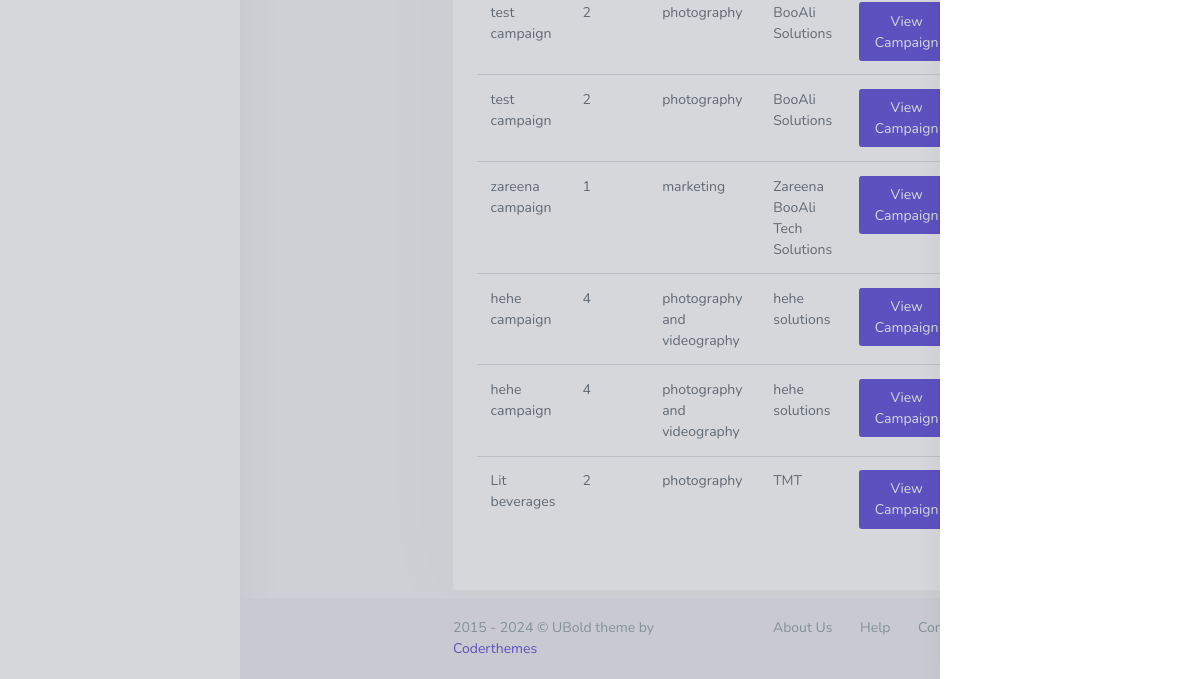
The app's page /ai/campaigns/ (lower part), older data.
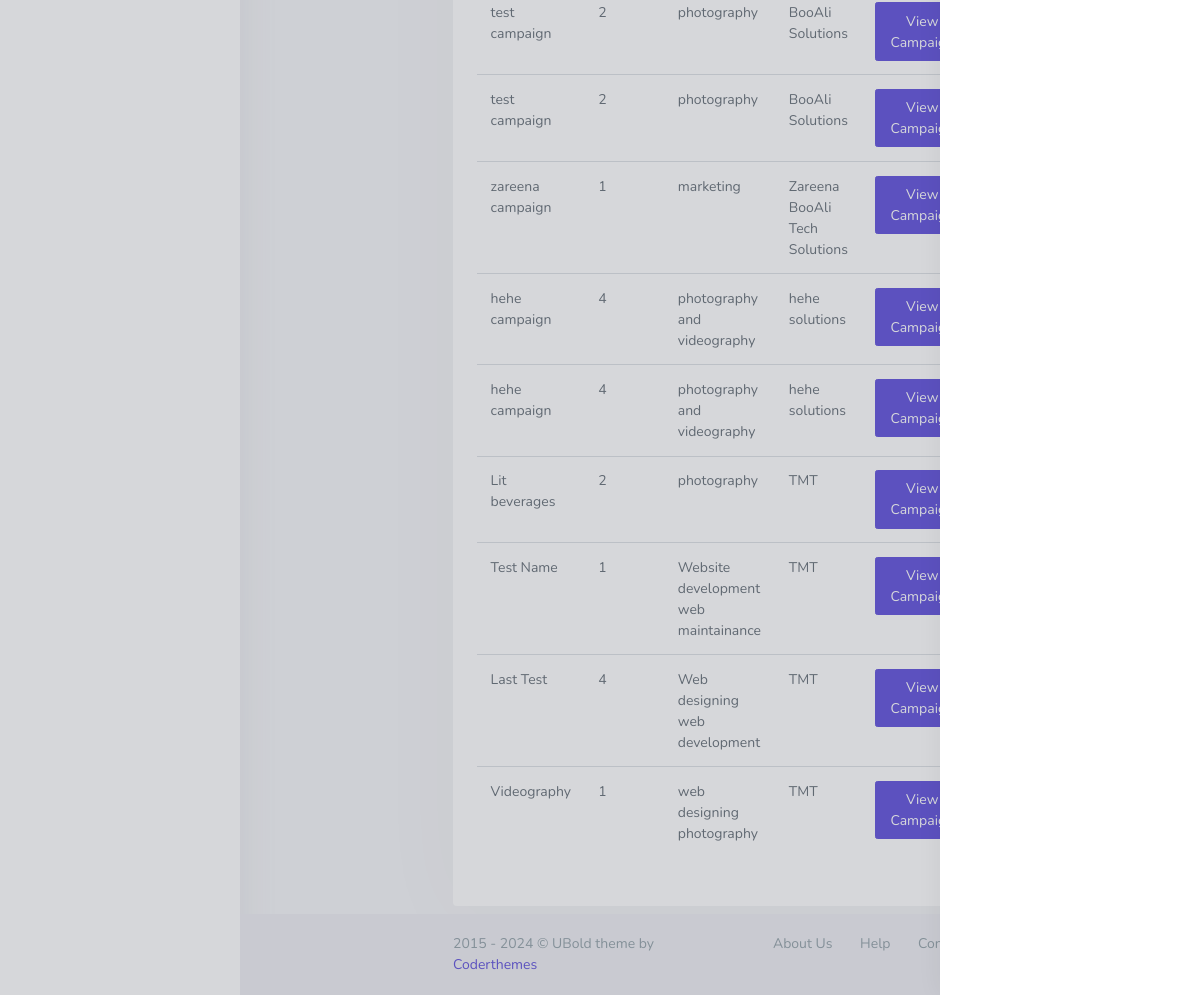
The same page, newer data.
### ai_optimization/models.py (models this page shows, shortened)
class Campaign(models.Model):
    name = models.CharField(max_length=255)
    no_of_target_leads = models.PositiveBigIntegerField()
    products = models.TextField()
    my_brand = models.CharField(max_length=255)

### ai_optimization/views.py (the view)
# urls.py: path('campaigns/', campaign_list, name='campaign_list'),
def campaign_list(request):
    campaigns = Campaign.objects.all()
    return render(request, 'dashboard/campaign_list.html', {'campaigns': campaigns})

### authentication/templates/dashboard/campaign_list.html (shortened to what this page needs)
{% extends 'registration/base.html' %}
{% load static %}
{% block content %}
            <div class="content-page">
                <div class="content">
                    <div class="container-fluid">
                        <div class="row">
                            <div class="col-12">
                                <div class="card">
                                    <div class="card-body">
                                        <table id="basic-datatable" class="table dt-responsive nowrap w-100">
        <tbody>
            {% for campaign in campaigns %}
            <tr>
                <td>{{ campaign.name }}</td>
                <td>{{ campaign.no_of_target_leads }}</td>
                <td>{{ campaign.products }}</td>
                <td>{{ campaign.my_brand }}</td>
                                                    <td><a href="{% url 'campaign_detail' campaign.id %}" class="btn btn-primary waves-effect waves-light">View Campaign</a></td>
            </tr>
            {% endfor %}
        </tbody>
    </table>
                                    </div>
                                </div>
                            </div>
                        </div>
                    </div>
                </div>
        </div>
</body>
</html>
{% endblock %}

### authentication/templates/registration/base.html (shortened to what this page needs)
<!DOCTYPE html>
{% load static %}
<html lang="en">
<head>
        {% block css %}
        <link href="{% static 'authentication/assets/libs/flatpickr/flatpickr.min.css' %}" rel="stylesheet" type="text/css" />
        <link href="{% static 'authentication/assets/libs/selectize/css/selectize.bootstrap3.css' %}" rel="stylesheet" type="text/css" />
        <link href="{% static 'authentication/assets/css/bootstrap.min.css' %}" rel="stylesheet" type="text/css" id="bs-default-stylesheet" />
        <link href="{% static 'authentication/assets/css/app.min.css' %}" rel="stylesheet" type="text/css" id="app-default-stylesheet" />
        <link href="{% static 'authentication/assets/css/bootstrap-dark.min.css' %}" rel="stylesheet" type="text/css" id="bs-dark-stylesheet" />
        <link href="{% static 'authentication/assets/css/app-dark.min.css' %}" rel="stylesheet" type="text/css" id="app-dark-stylesheet" />
        <link href="{% static 'authentication/assets/libs/datatables.net-bs4/css/dataTables.bootstrap4.min.css" rel="stylesheet" type="text/css' %}" />
        <link href="{% static 'authentication/assets/libs/datatables.net-responsive-bs4/css/responsive.bootstrap4.min.css" rel="stylesheet" type="text/css' %}" />
        <link href="{% static 'authentication/assets/libs/datatables.net-buttons-bs4/css/buttons.bootstrap4.min.css" rel="stylesheet" type="text/css' %}" />
        <link href="{% static 'authentication/assets/libs/datatables.net-select-bs4/css/select.bootstrap4.min.css" rel="stylesheet" type="text/css' %}" />
        <link href="{% static 'authentication/assets/css/icons.min.css' %}" rel="stylesheet" type="text/css" />
        {% endblock %}
    </head>
    <body class="loading" data-layout='{"mode": "light", "width": "fluid", "menuPosition": "fixed", "sidebar": { "color": "light", "size": "default", "showuser": false}, "topbar": {"color": "dark"}, "showRightSidebarOnPageLoad": true}'>
        <div id="wrapper">
            <div class="left-side-menu">
                <div class="h-100" data-simplebar>
                </div>
            </div>
            {% block content %}{% endblock %}
                <footer class="footer">
                    <div class="container-fluid">
                        <div class="row">
                            <div class="col-md-6">
                                2015 - <script>document.write(new Date().getFullYear())</script> &copy; UBold theme by <a href="#">Coderthemes</a>
                            </div>
                            <div class="col-md-6">
                                <div class="text-md-right footer-links d-none d-sm-block">
                                    <a href="javascript:void(0);">About Us</a>
                                    <a href="javascript:void(0);">Help</a>
                                    <a href="javascript:void(0);">Contact Us</a>
                                </div>
                            </div>
                        </div>
                    </div>
                </footer>
        <div class="right-bar">
            <div data-simplebar class="h-100">
            </div>
        </div>
        <div class="rightbar-overlay"></div>
    </body>
</html>

Row changes from the older to the newer data that the page shows:
added Campaign: name "Test Name", no_of_target_leads "1", products "Website development web maintainance", my_brand "TMT"
added Campaign: name "Last Test", no_of_target_leads "4", products "Web designing web development", my_brand "TMT"
added Campaign: name "Videography", no_of_target_leads "1", products "web designing photography", my_brand "TMT"
